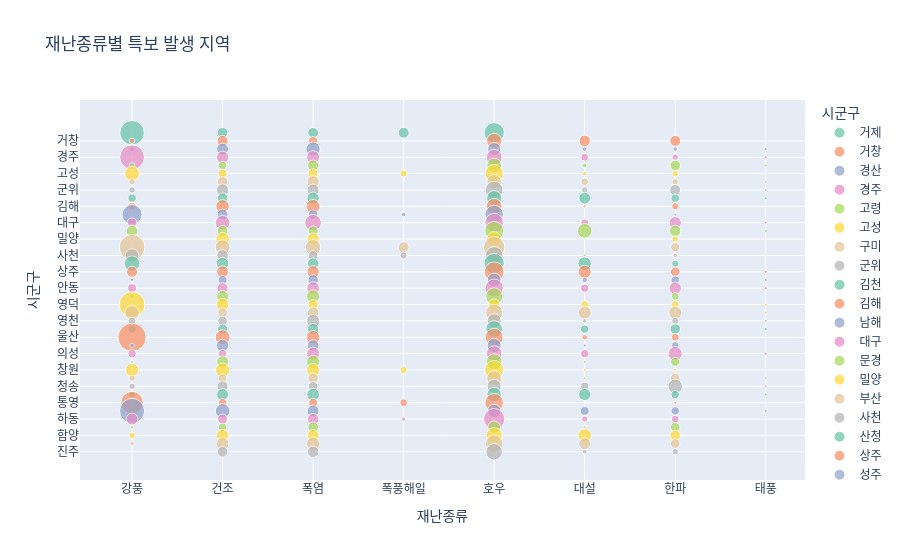

The cell this chart's notebook holds for it:
### Code cell
fig = px.scatter(
    top3,
    x="재난종류",
    y="시군구",
    size="발생건수",
    color="시군구",
    title="재난종류별 특보 발생 지역",
    color_discrete_sequence=px.colors.qualitative.Set2
)

fig.show()

### Figure 1 — Plotly figure (JSON) as saved in the notebook; plotly's stock layout.template omitted (floating-point values rounded to 4 significant figures)
{"data": [{"hovertemplate": "시군구=%{y}<br>재난종류=%{x}<br>발생건수=%{marker.size}<extra></extra>", "legendgroup": "거제", "marker": {"color": "rgb(102,194,165)", "size": [60, 11, 11, 12, 41], "sizemode": "area", "sizeref": 0.2, "symbol": "circle"}, "mode": "markers", "name": "거제", "orientation": "v", "showlegend": true, "type": "scatter", "x": ["강풍", "건조", "폭염", "폭풍해일", "호우"], "xaxis": "x", "y": ["거제", "거제", "거제", "거제", "거제"], "yaxis": "y"}, {"hovertemplate": "시군구=%{y}<br>재난종류=%{x}<br>발생건수=%{marker.size}<extra></extra>", "legendgroup": "거창", "marker": {"color": "rgb(252,141,98)", "size": [3, 12, 13, 8, 12, 23], "sizemode": "area", "sizeref": 0.2, "symbol": "circle"}, "mode": "markers", "name": "거창", "orientation": "v", "showlegend": true, "type": "scatter", "x": ["강풍", "건조", "대설", "폭염", "한파", "호우"], "xaxis": "x", "y": ["거창", "거창", "거창", "거창", "거창", "거창"], "yaxis": "y"}, {"hovertemplate": "시군구=%{y}<br>재난종류=%{x}<br>발생건수=%{marker.size}<extra></extra>", "legendgroup": "경산", "marker": {"color": "rgb(141,160,203)", "size": [3, 14, 2, 1, 20, 2, 17], "sizemode": "area", "sizeref": 0.2, "symbol": "circle"}, "mode": "markers", "name": "경산", "orientation": "v", "showlegend": true, "type": "scatter", "x": ["강풍", "건조", "대설", "태풍", "폭염", "한파", "호우"], "xaxis": "x", "y": ["경산", "경산", "경산", "경산", "경산", "경산", "경산"], "yaxis": "y"}, {"hovertemplate": "시군구=%{y}<br>재난종류=%{x}<br>발생건수=%{marker.size}<extra></extra>", "legendgroup": "경주", "marker": {"color": "rgb(231,138,195)", "size": [61, 15, 6, 1, 17, 4, 25], "sizemode": "area", "sizeref": 0.2, "symbol": "circle"}, "mode": "markers", "name": "경주", "orientation": "v", "showlegend": true, "type": "scatter", "x": ["강풍", "건조", "대설", "태풍", "폭염", "한파", "호우"], "xaxis": "x", "y": ["경주", "경주", "경주", "경주", "경주", "경주", "경주"], "yaxis": "y"}, {"hovertemplate": "시군구=%{y}<br>재난종류=%{x}<br>발생건수=%{marker.size}<extra></extra>", "legendgroup": "고령", "marker": {"color": "rgb(166,216,84)", "size": [3, 7, 2, 1, 12, 11, 21], "sizemode": "area", "sizeref": 0.2, "symbol": "circle"}, "mode": "markers", "name": "고령", "orientation": "v", "showlegend": true, "type": "scatter", "x": ["강풍", "건조", "대설", "태풍", "폭염", "한파", "호우"], "xaxis": "x", "y": ["고령", "고령", "고령", "고령", "고령", "고령", "고령"], "yaxis": "y"}, {"hovertemplate": "시군구=%{y}<br>재난종류=%{x}<br>발생건수=%{marker.size}<extra></extra>", "legendgroup": "고성", "marker": {"color": "rgb(255,217,47)", "size": [22, 8, 2, 10, 5, 4, 33], "sizemode": "area", "sizeref": 0.2, "symbol": "circle"}, "mode": "markers", "name": "고성", "orientation": "v", "showlegend": true, "type": "scatter", "x": ["강풍", "건조", "대설", "폭염", "폭풍해일", "한파", "호우"], "xaxis": "x", "y": ["고성", "고성", "고성", "고성", "고성", "고성", "고성"], "yaxis": "y"}, {"hovertemplate": "시군구=%{y}<br>재난종류=%{x}<br>발생건수=%{marker.size}<extra></extra>", "legendgroup": "구미", "marker": {"color": "rgb(229,196,148)", "size": [4, 11, 6, 1, 15, 4, 21], "sizemode": "area", "sizeref": 0.2, "symbol": "circle"}, "mode": "markers", "name": "구미", "orientation": "v", "showlegend": true, "type": "scatter", "x": ["강풍", "건조", "대설", "태풍", "폭염", "한파", "호우"], "xaxis": "x", "y": ["구미", "구미", "구미", "구미", "구미", "구미", "구미"], "yaxis": "y"}, {"hovertemplate": "시군구=%{y}<br>재난종류=%{x}<br>발생건수=%{marker.size}<extra></extra>", "legendgroup": "군위", "marker": {"color": "rgb(179,179,179)", "size": [4, 15, 4, 1, 14, 12, 31], "sizemode": "area", "sizeref": 0.2, "symbol": "circle"}, "mode": "markers", "name": "군위", "orientation": "v", "showlegend": true, "type": "scatter", "x": ["강풍", "건조", "대설", "태풍", "폭염", "한파", "호우"], "xaxis": "x", "y": ["군위", "군위", "군위", "군위", "군위", "군위", "군위"], "yaxis": "y"}, {"hovertemplate": "시군구=%{y}<br>재난종류=%{x}<br>발생건수=%{marker.size}<extra></extra>", "legendgroup": "김천", "marker": {"color": "rgb(102,194,165)", "size": [7, 11, 14, 1, 15, 7, 23], "sizemode": "area", "sizeref": 0.2, "symbol": "circle"}, "mode": "markers", "name": "김천", "orientation": "v", "showlegend": true, "type": "scatter", "x": ["강풍", "건조", "대설", "태풍", "폭염", "한파", "호우"], "xaxis": "x", "y": ["김천", "김천", "김천", "김천", "김천", "김천", "김천"], "yaxis": "y"}, {"hovertemplate": "시군구=%{y}<br>재난종류=%{x}<br>발생건수=%{marker.size}<extra></extra>", "legendgroup": "김해", "marker": {"color": "rgb(252,141,98)", "size": [7, 18, 1, 19, 5, 25], "sizemode": "area", "sizeref": 0.2, "symbol": "circle"}, "mode": "markers", "name": "김해", "orientation": "v", "showlegend": true, "type": "scatter", "x": ["강풍", "건조", "대설", "폭염", "한파", "호우"], "xaxis": "x", "y": ["김해", "김해", "김해", "김해", "김해", "김해"], "yaxis": "y"}, {"hovertemplate": "시군구=%{y}<br>재난종류=%{x}<br>발생건수=%{marker.size}<extra></extra>", "legendgroup": "남해", "marker": {"color": "rgb(141,160,203)", "size": [40, 12, 9, 2, 1, 34], "sizemode": "area", "sizeref": 0.2, "symbol": "circle"}, "mode": "markers", "name": "남해", "orientation": "v", "showlegend": true, "type": "scatter", "x": ["강풍", "건조", "폭염", "폭풍해일", "한파", "호우"], "xaxis": "x", "y": ["남해", "남해", "남해", "남해", "남해", "남해"], "yaxis": "y"}, {"hovertemplate": "시군구=%{y}<br>재난종류=%{x}<br>발생건수=%{marker.size}<extra></extra>", "legendgroup": "대구", "marker": {"color": "rgb(231,138,195)", "size": [9, 21, 6, 1, 27, 15, 35], "sizemode": "area", "sizeref": 0.2, "symbol": "circle"}, "mode": "markers", "name": "대구", "orientation": "v", "showlegend": true, "type": "scatter", "x": ["강풍", "건조", "대설", "태풍", "폭염", "한파", "호우"], "xaxis": "x", "y": ["대구", "대구", "대구", "대구", "대구", "대구", "대구"], "yaxis": "y"}, {"hovertemplate": "시군구=%{y}<br>재난종류=%{x}<br>발생건수=%{marker.size}<extra></extra>", "legendgroup": "문경", "marker": {"color": "rgb(166,216,84)", "size": [13, 12, 21, 1, 10, 13, 36], "sizemode": "area", "sizeref": 0.2, "symbol": "circle"}, "mode": "markers", "name": "문경", "orientation": "v", "showlegend": true, "type": "scatter", "x": ["강풍", "건조", "대설", "태풍", "폭염", "한파", "호우"], "xaxis": "x", "y": ["문경", "문경", "문경", "문경", "문경", "문경", "문경"], "yaxis": "y"}, {"hovertemplate": "시군구=%{y}<br>재난종류=%{x}<br>발생건수=%{marker.size}<extra></extra>", "legendgroup": "밀양", "marker": {"color": "rgb(255,217,47)", "size": [1, 18, 15, 4, 22], "sizemode": "area", "sizeref": 0.2, "symbol": "circle"}, "mode": "markers", "name": "밀양", "orientation": "v", "showlegend": true, "type": "scatter", "x": ["강풍", "건조", "폭염", "한파", "호우"], "xaxis": "x", "y": ["밀양", "밀양", "밀양", "밀양", "밀양"], "yaxis": "y"}, {"hovertemplate": "시군구=%{y}<br>재난종류=%{x}<br>발생건수=%{marker.size}<extra></extra>", "legendgroup": "부산", "marker": {"color": "rgb(229,196,148)", "size": [66, 22, 24, 12, 8, 46], "sizemode": "area", "sizeref": 0.2, "symbol": "circle"}, "mode": "markers", "name": "부산", "orientation": "v", "showlegend": true, "type": "scatter", "x": ["강풍", "건조", "폭염", "폭풍해일", "한파", "호우"], "xaxis": "x", "y": ["부산", "부산", "부산", "부산", "부산", "부산"], "yaxis": "y"}, {"hovertemplate": "시군구=%{y}<br>재난종류=%{x}<br>발생건수=%{marker.size}<extra></extra>", "legendgroup": "사천", "marker": {"color": "rgb(179,179,179)", "size": [18, 13, 1, 9, 5, 2, 31], "sizemode": "area", "sizeref": 0.2, "symbol": "circle"}, "mode": "markers", "name": "사천", "orientation": "v", "showlegend": true, "type": "scatter", "x": ["강풍", "건조", "대설", "폭염", "폭풍해일", "한파", "호우"], "xaxis": "x", "y": ["사천", "사천", "사천", "사천", "사천", "사천", "사천"], "yaxis": "y"}, {"hovertemplate": "시군구=%{y}<br>재난종류=%{x}<br>발생건수=%{marker.size}<extra></extra>", "legendgroup": "산청", "marker": {"color": "rgb(102,194,165)", "size": [24, 15, 18, 13, 5, 41], "sizemode": "area", "sizeref": 0.2, "symbol": "circle"}, "mode": "markers", "name": "산청", "orientation": "v", "showlegend": true, "type": "scatter", "x": ["강풍", "건조", "대설", "폭염", "한파", "호우"], "xaxis": "x", "y": ["산청", "산청", "산청", "산청", "산청", "산청"], "yaxis": "y"}, {"hovertemplate": "시군구=%{y}<br>재난종류=%{x}<br>발생건수=%{marker.size}<extra></extra>", "legendgroup": "상주", "marker": {"color": "rgb(252,141,98)", "size": [12, 14, 17, 1, 15, 9, 39], "sizemode": "area", "sizeref": 0.2, "symbol": "circle"}, "mode": "markers", "name": "상주", "orientation": "v", "showlegend": true, "type": "scatter", "x": ["강풍", "건조", "대설", "태풍", "폭염", "한파", "호우"], "xaxis": "x", "y": ["상주", "상주", "상주", "상주", "상주", "상주", "상주"], "yaxis": "y"}, {"hovertemplate": "시군구=%{y}<br>재난종류=%{x}<br>발생건수=%{marker.size}<extra></extra>", "legendgroup": "성주", "marker": {"color": "rgb(141,160,203)", "size": [1, 8, 3, 1, 11, 7, 19], "sizemode": "area", "sizeref": 0.2, "symbol": "circle"}, "mode": "markers", "name": "성주", "orientation": "v", "showlegend": true, "type": "scatter", "x": ["강풍", "건조", "대설", "태풍", "폭염", "한파", "호우"], "xaxis": "x", "y": ["성주", "성주", "성주", "성주", "성주", "성주", "성주"], "yaxis": "y"}, {"hovertemplate": "시군구=%{y}<br>재난종류=%{x}<br>발생건수=%{marker.size}<extra></extra>", "legendgroup": "안동", "marker": {"color": "rgb(231,138,195)", "size": [8, 12, 7, 1, 16, 15, 33], "sizemode": "area", "sizeref": 0.2, "symbol": "circle"}, "mode": "markers", "name": "안동", "orientation": "v", "showlegend": true, "type": "scatter", "x": ["강풍", "건조", "대설", "태풍", "폭염", "한파", "호우"], "xaxis": "x", "y": ["안동", "안동", "안동", "안동", "안동", "안동", "안동"], "yaxis": "y"}, {"hovertemplate": "시군구=%{y}<br>재난종류=%{x}<br>발생건수=%{marker.size}<extra></extra>", "legendgroup": "양산", "marker": {"color": "rgb(166,216,84)", "size": [3, 14, 17, 6, 29], "sizemode": "area", "sizeref": 0.2, "symbol": "circle"}, "mode": "markers", "name": "양산", "orientation": "v", "showlegend": true, "type": "scatter", "x": ["강풍", "건조", "폭염", "한파", "호우"], "xaxis": "x", "y": ["양산", "양산", "양산", "양산", "양산"], "yaxis": "y"}, {"hovertemplate": "시군구=%{y}<br>재난종류=%{x}<br>발생건수=%{marker.size}<extra></extra>", "legendgroup": "영덕", "marker": {"color": "rgb(255,217,47)", "size": [66, 16, 6, 1, 10, 6, 13], "sizemode": "area", "sizeref": 0.2, "symbol": "circle"}, "mode": "markers", "name": "영덕", "orientation": "v", "showlegend": true, "type": "scatter", "x": ["강풍", "건조", "대설", "태풍", "폭염", "한파", "호우"], "xaxis": "x", "y": ["영덕", "영덕", "영덕", "영덕", "영덕", "영덕", "영덕"], "yaxis": "y"}, {"hovertemplate": "시군구=%{y}<br>재난종류=%{x}<br>발생건수=%{marker.size}<extra></extra>", "legendgroup": "영주", "marker": {"color": "rgb(229,196,148)", "size": [21, 9, 17, 1, 13, 17, 29], "sizemode": "area", "sizeref": 0.2, "symbol": "circle"}, "mode": "markers", "name": "영주", "orientation": "v", "showlegend": true, "type": "scatter", "x": ["강풍", "건조", "대설", "태풍", "폭염", "한파", "호우"], "xaxis": "x", "y": ["영주", "영주", "영주", "영주", "영주", "영주", "영주"], "yaxis": "y"}, {"hovertemplate": "시군구=%{y}<br>재난종류=%{x}<br>발생건수=%{marker.size}<extra></extra>", "legendgroup": "영천", "marker": {"color": "rgb(179,179,179)", "size": [6, 9, 2, 1, 17, 5, 20], "sizemode": "area", "sizeref": 0.2, "symbol": "circle"}, "mode": "markers", "name": "영천", "orientation": "v", "showlegend": true, "type": "scatter", "x": ["강풍", "건조", "대설", "태풍", "폭염", "한파", "호우"], "xaxis": "x", "y": ["영천", "영천", "영천", "영천", "영천", "영천", "영천"], "yaxis": "y"}, {"hovertemplate": "시군구=%{y}<br>재난종류=%{x}<br>발생건수=%{marker.size}<extra></extra>", "legendgroup": "예천", "marker": {"color": "rgb(102,194,165)", "size": [7, 10, 7, 1, 13, 11, 28], "sizemode": "area", "sizeref": 0.2, "symbol": "circle"}, "mode": "markers", "name": "예천", "orientation": "v", "showlegend": true, "type": "scatter", "x": ["강풍", "건조", "대설", "태풍", "폭염", "한파", "호우"], "xaxis": "x", "y": ["예천", "예천", "예천", "예천", "예천", "예천", "예천"], "yaxis": "y"}, {"hovertemplate": "시군구=%{y}<br>재난종류=%{x}<br>발생건수=%{marker.size}<extra></extra>", "legendgroup": "울산", "marker": {"color": "rgb(252,141,98)", "size": [80, 22, 3, 18, 6, 32], "sizemode": "area", "sizeref": 0.2, "symbol": "circle"}, "mode": "markers", "name": "울산", "orientation": "v", "showlegend": true, "type": "scatter", "x": ["강풍", "건조", "대설", "폭염", "한파", "호우"], "xaxis": "x", "y": ["울산", "울산", "울산", "울산", "울산", "울산"], "yaxis": "y"}, {"hovertemplate": "시군구=%{y}<br>재난종류=%{x}<br>발생건수=%{marker.size}<extra></extra>", "legendgroup": "의령", "marker": {"color": "rgb(141,160,203)", "size": [2, 15, 1, 13, 6, 20], "sizemode": "area", "sizeref": 0.2, "symbol": "circle"}, "mode": "markers", "name": "의령", "orientation": "v", "showlegend": true, "type": "scatter", "x": ["강풍", "건조", "대설", "폭염", "한파", "호우"], "xaxis": "x", "y": ["의령", "의령", "의령", "의령", "의령", "의령"], "yaxis": "y"}, {"hovertemplate": "시군구=%{y}<br>재난종류=%{x}<br>발생건수=%{marker.size}<extra></extra>", "legendgroup": "의성", "marker": {"color": "rgb(231,138,195)", "size": [7, 7, 7, 1, 17, 20, 24], "sizemode": "area", "sizeref": 0.2, "symbol": "circle"}, "mode": "markers", "name": "의성", "orientation": "v", "showlegend": true, "type": "scatter", "x": ["강풍", "건조", "대설", "태풍", "폭염", "한파", "호우"], "xaxis": "x", "y": ["의성", "의성", "의성", "의성", "의성", "의성", "의성"], "yaxis": "y"}, {"hovertemplate": "시군구=%{y}<br>재난종류=%{x}<br>발생건수=%{marker.size}<extra></extra>", "legendgroup": "창녕", "marker": {"color": "rgb(166,216,84)", "size": [1, 14, 1, 17, 8, 25], "sizemode": "area", "sizeref": 0.2, "symbol": "circle"}, "mode": "markers", "name": "창녕", "orientation": "v", "showlegend": true, "type": "scatter", "x": ["강풍", "건조", "대설", "폭염", "한파", "호우"], "xaxis": "x", "y": ["창녕", "창녕", "창녕", "창녕", "창녕", "창녕"], "yaxis": "y"}, {"hovertemplate": "시군구=%{y}<br>재난종류=%{x}<br>발생건수=%{marker.size}<extra></extra>", "legendgroup": "창원", "marker": {"color": "rgb(255,217,47)", "size": [17, 20, 1, 17, 5, 1, 36], "sizemode": "area", "sizeref": 0.2, "symbol": "circle"}, "mode": "markers", "name": "창원", "orientation": "v", "showlegend": true, "type": "scatter", "x": ["강풍", "건조", "대설", "폭염", "폭풍해일", "한파", "호우"], "xaxis": "x", "y": ["창원", "창원", "창원", "창원", "창원", "창원", "창원"], "yaxis": "y"}, {"hovertemplate": "시군구=%{y}<br>재난종류=%{x}<br>발생건수=%{marker.size}<extra></extra>", "legendgroup": "청도", "marker": {"color": "rgb(229,196,148)", "size": [4, 7, 1, 1, 11, 9, 22], "sizemode": "area", "sizeref": 0.2, "symbol": "circle"}, "mode": "markers", "name": "청도", "orientation": "v", "showlegend": true, "type": "scatter", "x": ["강풍", "건조", "대설", "태풍", "폭염", "한파", "호우"], "xaxis": "x", "y": ["청도", "청도", "청도", "청도", "청도", "청도", "청도"], "yaxis": "y"}, {"hovertemplate": "시군구=%{y}<br>재난종류=%{x}<br>발생건수=%{marker.size}<extra></extra>", "legendgroup": "청송", "marker": {"color": "rgb(179,179,179)", "size": [4, 12, 7, 1, 9, 21, 20], "sizemode": "area", "sizeref": 0.2, "symbol": "circle"}, "mode": "markers", "name": "청송", "orientation": "v", "showlegend": true, "type": "scatter", "x": ["강풍", "건조", "대설", "태풍", "폭염", "한파", "호우"], "xaxis": "x", "y": ["청송", "청송", "청송", "청송", "청송", "청송", "청송"], "yaxis": "y"}, {"hovertemplate": "시군구=%{y}<br>재난종류=%{x}<br>발생건수=%{marker.size}<extra></extra>", "legendgroup": "칠곡", "marker": {"color": "rgb(102,194,165)", "size": [5, 14, 15, 1, 16, 7, 21], "sizemode": "area", "sizeref": 0.2, "symbol": "circle"}, "mode": "markers", "name": "칠곡", "orientation": "v", "showlegend": true, "type": "scatter", "x": ["강풍", "건조", "대설", "태풍", "폭염", "한파", "호우"], "xaxis": "x", "y": ["칠곡", "칠곡", "칠곡", "칠곡", "칠곡", "칠곡", "칠곡"], "yaxis": "y"}, {"hovertemplate": "시군구=%{y}<br>재난종류=%{x}<br>발생건수=%{marker.size}<extra></extra>", "legendgroup": "통영", "marker": {"color": "rgb(252,141,98)", "size": [51, 7, 8, 6, 1, 34], "sizemode": "area", "sizeref": 0.2, "symbol": "circle"}, "mode": "markers", "name": "통영", "orientation": "v", "showlegend": true, "type": "scatter", "x": ["강풍", "건조", "폭염", "폭풍해일", "한파", "호우"], "xaxis": "x", "y": ["통영", "통영", "통영", "통영", "통영", "통영"], "yaxis": "y"}, {"hovertemplate": "시군구=%{y}<br>재난종류=%{x}<br>발생건수=%{marker.size}<extra></extra>", "legendgroup": "포항", "marker": {"color": "rgb(141,160,203)", "size": [63, 21, 8, 1, 14, 7, 18], "sizemode": "area", "sizeref": 0.2, "symbol": "circle"}, "mode": "markers", "name": "포항", "orientation": "v", "showlegend": true, "type": "scatter", "x": ["강풍", "건조", "대설", "태풍", "폭염", "한파", "호우"], "xaxis": "x", "y": ["포항", "포항", "포항", "포항", "포항", "포항", "포항"], "yaxis": "y"}, {"hovertemplate": "시군구=%{y}<br>재난종류=%{x}<br>발생건수=%{marker.size}<extra></extra>", "legendgroup": "하동", "marker": {"color": "rgb(231,138,195)", "size": [14, 10, 4, 13, 2, 6, 45], "sizemode": "area", "sizeref": 0.2, "symbol": "circle"}, "mode": "markers", "name": "하동", "orientation": "v", "showlegend": true, "type": "scatter", "x": ["강풍", "건조", "대설", "폭염", "폭풍해일", "한파", "호우"], "xaxis": "x", "y": ["하동", "하동", "하동", "하동", "하동", "하동", "하동"], "yaxis": "y"}, {"hovertemplate": "시군구=%{y}<br>재난종류=%{x}<br>발생건수=%{marker.size}<extra></extra>", "legendgroup": "함안", "marker": {"color": "rgb(166,216,84)", "size": [1, 7, 1, 11, 9, 16], "sizemode": "area", "sizeref": 0.2, "symbol": "circle"}, "mode": "markers", "name": "함안", "orientation": "v", "showlegend": true, "type": "scatter", "x": ["강풍", "건조", "대설", "폭염", "한파", "호우"], "xaxis": "x", "y": ["함안", "함안", "함안", "함안", "함안", "함안"], "yaxis": "y"}, {"hovertemplate": "시군구=%{y}<br>재난종류=%{x}<br>발생건수=%{marker.size}<extra></extra>", "legendgroup": "함양", "marker": {"color": "rgb(255,217,47)", "size": [4, 15, 18, 14, 11, 25], "sizemode": "area", "sizeref": 0.2, "symbol": "circle"}, "mode": "markers", "name": "함양", "orientation": "v", "showlegend": true, "type": "scatter", "x": ["강풍", "건조", "대설", "폭염", "한파", "호우"], "xaxis": "x", "y": ["함양", "함양", "함양", "함양", "함양", "함양"], "yaxis": "y"}, {"hovertemplate": "시군구=%{y}<br>재난종류=%{x}<br>발생건수=%{marker.size}<extra></extra>", "legendgroup": "합천", "marker": {"color": "rgb(229,196,148)", "size": [2, 16, 14, 18, 9, 30], "sizemode": "area", "sizeref": 0.2, "symbol": "circle"}, "mode": "markers", "name": "합천", "orientation": "v", "showlegend": true, "type": "scatter", "x": ["강풍", "건조", "대설", "폭염", "한파", "호우"], "xaxis": "x", "y": ["합천", "합천", "합천", "합천", "합천", "합천"], "yaxis": "y"}, {"hovertemplate": "시군구=%{y}<br>재난종류=%{x}<br>발생건수=%{marker.size}<extra></extra>", "legendgroup": "진주", "marker": {"color": "rgb(179,179,179)", "size": [11, 2, 13, 4, 27], "sizemode": "area", "sizeref": 0.2, "symbol": "circle"}, "mode": "markers", "name": "진주", "orientation": "v", "showlegend": true, "type": "scatter", "x": ["건조", "대설", "폭염", "한파", "호우"], "xaxis": "x", "y": ["진주", "진주", "진주", "진주", "진주"], "yaxis": "y"}], "layout": {"legend": {"itemsizing": "constant", "title": {"text": "시군구"}, "tracegroupgap": 0}, "title": {"text": "재난종류별 특보 발생 지역"}, "xaxis": {"anchor": "y", "domain": [0, 1], "title": {"text": "재난종류"}}, "yaxis": {"anchor": "x", "categoryarray": ["진주", "합천", "함양", "함안", "하동", "포항", "통영", "칠곡", "청송", "청도", "창원", "창녕", "의성", "의령", "울산", "예천", "영천", "영주", "영덕", "양산", "안동", "성주", "상주", "산청", "사천", "부산", "밀양", "문경", "대구", "남해", "김해", "김천", "군위", "구미", "고성", "고령", "경주", "경산", "거창", "거제"], "categoryorder": "array", "domain": [0, 1], "title": {"text": "시군구"}}}}
